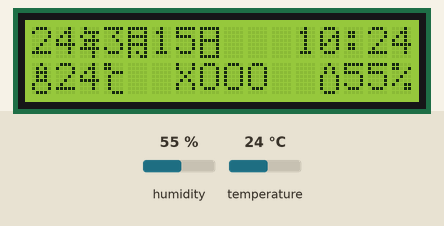
Recording of a sketch running on a simulated Arduino Nano, built with avr-gcc and run on an emulated ATmega328P. On the bench: 16×2 character LCD. The inputs (shaded band) are chosen by the test bench; at power-on: temperature 24 °C, humidity 55 %. The local clock reads 2024-03-15 10:24:30 at power-on unless the sketch sets it.

Above: at 7.4 s.
7.5 s: temperature set to 11 °C
At 9.2 s:
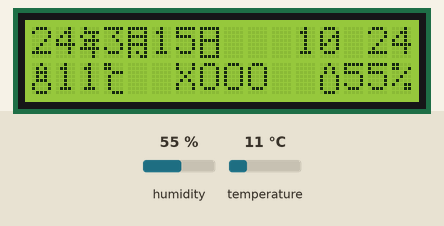
10.9 s: temperature set to 8 °C
At 13.2 s:
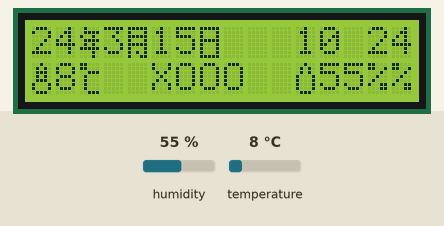
16.5 s: humidity set to 22 %
At 17.6 s:
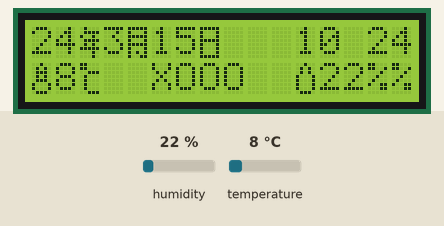
19.3 s: humidity set to 40 %
At 21.8 s:
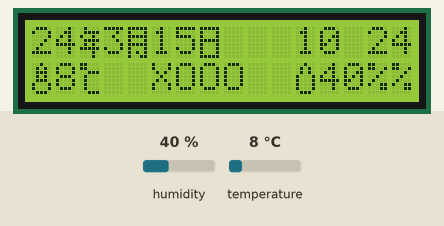
Timing chart, 0 to 23.3 s (numbered marks = the images above; inputs shaded):
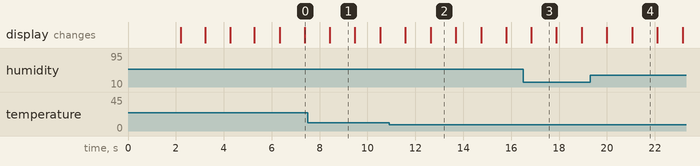

Measured:
- the behaviour switches between 10 and 9 °C on temperature (found by bisection; images 1 and 2)
- after the input at 7.5 s, the display: changes after 0.93 s (image 1)
- after the input at 10.9 s, the display: first differs from a run without the input after 1.7 s (image 2)
- after the input at 16.5 s, the display: changes after 0.35 s (image 3)
- after the input at 19.3 s, the display: first differs from a run without the input after 1.8 s (image 4)
- what the display in image 1 shows lasts 1.1 s, from 8.4 s to 9.5 s

The sketch:

upcdash.ino
```cpp
#include <DHT.h>
#include <DHT_U.h>
//Please install Adafruit Unified Sensor Library before compiling!
#define DHTTYPE DHT11
//Using DHT11 temperature and humidity module.It converts DHT11's original 4-pins to board's 3-pins
#include <DS3231.h>
#include <Wire.h>
#include <LiquidCrystal_I2C.h>
const int DHT_PIN = 8;
//DHT11-DATA pin connected to Arduino Nano's Digital Pin 8.
DHT dht(DHT_PIN, DHTTYPE);
LiquidCrystal_I2C lcd(0x27, 16, 2);
//The IIC address of PCF8574 LCD screen is 0x27,LCD1602 has 2 rows and 16 charactors per row.
DS3231 Clock;
bool Century = false;
bool h12;
bool PM;
byte ADay, AHour, AMinute, ASecond, ABits;
bool ADy, A12h, Apm;
byte degree[] = {0x18, 0x18, 0x07, 0x08, 0x08, 0x08, 0x08, 0x07}; //The customized character centimetre.
byte nian[] = { 0x08, 0x0f, 0x12, 0x0f, 0x0a, 0x1f, 0x02, 0x02 };//The customized charactor Chinese "年"
byte yue[] = {0x1f, 0x11, 0x1f, 0x11, 0x1f, 0x11, 0x15, 0x13}; //The customized charactor Chinese "月"
byte ri[] = {0x1f, 0x11, 0x11, 0x1f, 0x11, 0x11, 0x11, 0x1f}; //The customized charactor Chinese "日"
byte shi[] = {0x04, 0x0A, 0x0A, 0x11, 0x11, 0x11, 0x11, 0x0E}; //The customized charactor of humidity
byte wen[] = {0x04, 0x0A, 0x0E, 0x0A, 0x0E, 0x11, 0x11, 0x0E};
byte Year, Month, Date, DoW, Hour, Minute, Second, digit;
/*-------Function name: GetDateStuff--------
   The main function:
   Receive date data from PC's serial,using
   the format of YYMMDDwHHMMSS and return it
   to the DS3231 RTC Module and user PC's
   serial port.
*/
void GetDateStuff(byte& Year, byte& Month, byte& Day, byte& DoW,
                  byte& Hour, byte& Minute, byte& Second) {
  boolean GotString = false;
  char InChar;
  byte Temp1, Temp2;
  char InString[20];
  byte j = 0;
  while (!GotString) {
    if (Serial.available()) {
      InChar = Serial.read();
      InString[j] = InChar;
      j += 1;
      if (InChar == 'x') {
        GotString = true;
      }
    }
  }
  Serial.println(InString);
  // Read Year first
  Temp1 = (byte)InString[0] - 48;
  Temp2 = (byte)InString[1] - 48;
  Year = Temp1 * 10 + Temp2;
  // now month
  Temp1 = (byte)InString[2] - 48;
  Temp2 = (byte)InString[3] - 48;
  Month = Temp1 * 10 + Temp2;
  // now date
  Temp1 = (byte)InString[4] - 48;
  Temp2 = (byte)InString[5] - 48;
  Day = Temp1 * 10 + Temp2;
  // now Day of Week
  DoW = (byte)InString[6] - 48;
  // now Hour
  Temp1 = (byte)InString[7] - 48;
  Temp2 = (byte)InString[8] - 48;
  Hour = Temp1 * 10 + Temp2;
  // now Minute
  Temp1 = (byte)InString[9] - 48;
  Temp2 = (byte)InString[10] - 48;
  Minute = Temp1 * 10 + Temp2;
  // now Second
  Temp1 = (byte)InString[11] - 48;
  Temp2 = (byte)InString[12] - 48;
  Second = Temp1 * 10 + Temp2;
}
/*----------Function name:freeRam()----------
   Main function:use ATMega328's internal
   function to show the usage of 2KB SRAM
   inside the ATMega328 Chip.
*/
int freeRam() {
  extern int __heap_start, *__brkval;
  int v;
  return (int) &v - (__brkval == 0 ? (int) &__heap_start : (int) __brkval);
}
void ReadDS3231()
{
  int temp, humi, second, minute, hour, date, month, year;
  //Read I2C data from DS3231 module.
  second = Clock.getSecond();
  minute = Clock.getMinute();
  hour = Clock.getHour(h12, PM);
  date = Clock.getDate();
  month = Clock.getMonth(Century);
  year = Clock.getYear();
  temp = dht.readTemperature();
  humi = dht.readHumidity();
  //Start print on the LCD screen.
  //The first will be printed is the date(eg.YY-MM-DD)
  lcd.setCursor(0, 0);
  lcd.print(year, DEC);
  lcd.write(byte(1));
  lcd.print(month, DEC);
  lcd.write(byte(2));
  lcd.print(date, DEC);
  lcd.write(byte(3));
  lcd.print("   ");
  //The next is time,format as HH:MM
  if (hour < 10) {
    lcd.print('0');
  }
  lcd.print(hour, DEC);
  //use a interger to blink the column.
  if (digit != 0) {
    lcd.print(':');
    digit = 0;
  }
  else if (digit == 0) {
    lcd.print(" ");
    digit = 1;
  }
  if (minute < 10) {
    lcd.print('0');
  }
  lcd.print(minute, DEC);
  lcd.setCursor(0, 1);
  //Print the temperature.
  lcd.write(byte(4));
  lcd.print(temp);
  lcd.write(byte(0));
  lcd.print("  ");
  /**The UPC Dashboard function block


   **/
  if (hour <= 22 && hour >= 12) {
    lcd.print("O");
  }
  else {
    lcd.print("X");
  }
  if (hour >= 6 && hour <= 22) {
    lcd.print("O");
  }
  else {
    lcd.print("X");
  }
  if (hour >= 6 && hour <= 19) {
    lcd.print("O");
  }
  else {
    lcd.print("X");
  }
  if (hour >= 6 && hour <= 20)
  {
    if (hour >= 10 && hour <= 12) {
      lcd.print("O");
    }
    else if (hour >= 6 && hour <= 7) {
      lcd.print("O");
    }
    else if (hour >= 20 && hour <= 22) {
      lcd.print("O");
    }

  }
  else {
    lcd.print("X");
  }
  lcd.print("  ");
  lcd.write(byte(5));
  lcd.print(humi);
  lcd.print('%');
  delay(1000);
}
void setup() {
  dht.begin();
  for (int i; i < 6 && i > 1; i++) {
    pinMode(i, INPUT_PULLUP);
  }
  // Start the I2C interface
  Wire.begin();
  lcd.init();
  // Print the welcome message and check the sensor and RTC modules.
  lcd.setCursor(0, 0);
  lcd.print("  ");
  lcd.print("U");
  lcd.print("P");
  lcd.print("C ");
  lcd.print("D");
  lcd.print("a");
  lcd.print("s");
  lcd.print("h");
  lcd.print("b");
  lcd.print("o");
  lcd.print("a");
  lcd.print("r");
  lcd.print("d");
  lcd.setCursor(0, 1);
  lcd.print(" Now Booting... ");
  delay(2000);
  lcd.clear();
  lcd.setCursor(0, 0);
  lcd.print("DESIGNED BY YKST");
  lcd.setCursor(0, 1);
  lcd.print(" www.upc.edu.cn ");
  //Create the LCD's custom charactor.
  lcd.createChar(0, degree);
  lcd.createChar(1, nian);
  lcd.createChar(2, yue);
  lcd.createChar(3, ri);
  lcd.createChar(4, wen);
  lcd.createChar(5, shi);

  Serial.begin(9600);
  if (Clock.getYear() < 10) {
    lcd.clear();
    lcd.setCursor(0, 0);
    lcd.print("RTC ERR,SET FORM");
    lcd.setCursor(0, 1);
    lcd.print(" YYMMDDwHHMMSS ");
    GetDateStuff(Year, Month, Date, DoW, Hour, Minute, Second);
    Clock.setClockMode(false);
    Clock.setYear(Year);
    Clock.setMonth(Month);
    Clock.setDate(Date);
    Clock.setDoW(DoW);
    Clock.setHour(Hour);
    Clock.setMinute(Minute);
    Clock.setSecond(Second);
  }
  float temp = dht.readTemperature();
  float humi = dht.readHumidity();
  if (isnan(temp) || isnan(humi)) {
    lcd.setCursor(0, 0);
    lcd.print("BAD DHT11 SENSOR");
    lcd.setCursor(0, 1);
    lcd.print(" PLZ CONN TO D8 ");
    while (1) {

    }
  }
  delay(1000);
  lcd.clear();
  lcd.setCursor(0, 0);
  lcd.print(" SELF TEST OK ");
  lcd.setCursor(0, 1);
  lcd.print("2048 TO,");
  lcd.print(freeRam());
  lcd.print(" FR");
  delay(1000);
  lcd.clear();
  lcd.setCursor(0, 0);
  lcd.print("FIRM_VER:ver1829");
  lcd.setCursor(0, 1);
  lcd.print("Now will boot...");
  delay(1000);
  lcd.backlight();
  lcd.clear();
  delay(1000);
}
void loop() {
  ReadDS3231();
}
```
